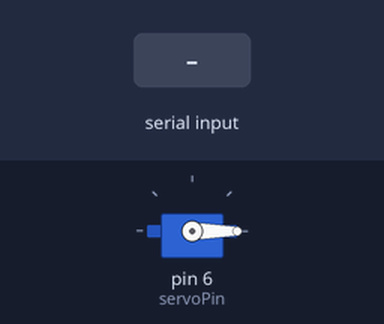
The sketch below on a simulated Arduino Uno, built with avr-gcc and run on an emulated ATmega328P. Parts: servo. The inputs (shaded band) are chosen by the test bench. What the sketch prints to the serial monitor is not drawn.

Above: at 1.2 s.
1.3 s: "1\n" received over Serial
2.8 s: "0\n" received over Serial
Timing chart, 0 to 5.8 s (numbered marks = the images above; inputs shaded):
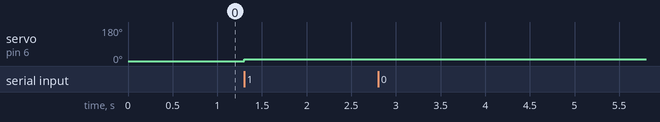

Measured:
- after the input at 1.3 s, servo on pin 6 (servoPin): 0° → 10° at once

The sketch:

servoControl_with_python.ino
```cpp
// Include the servo library
#include <Servo.h>

//declare the servo pin
int servoPin = 6;
// Create the servo object
Servo servoMotor;

char buf[8];
int pos = 0;

void setup() {
  // start a serial communication
  Serial.begin(9600);
  // connect servo object with pin
  servoMotor.attach(servoPin);

  Serial.println("Connection stalished!!");
  servoMotor.write(pos);

}

void loop() {
  while(Serial.available()){
      //pos = Serial.readBytes((char*)&pos, sizeof(pos));
      pos = Serial.read();
      Serial.print("Move to position: ");
      Serial.print(pos);
      Serial.print("\n");
      servoMotor.write(pos);
  }
}
```
